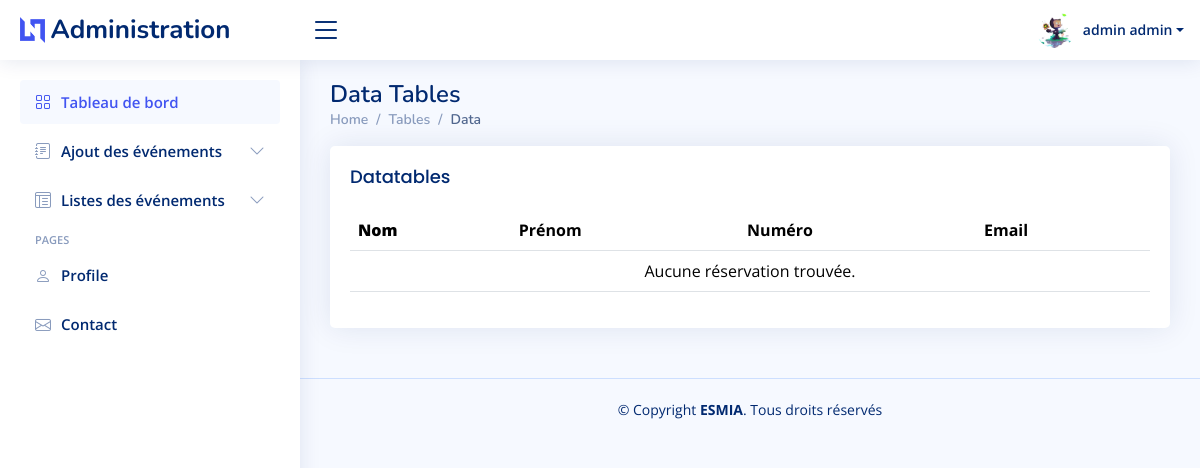
/administration/Liste-reservations/ (signed in), run on an earlier commit of the app's database.
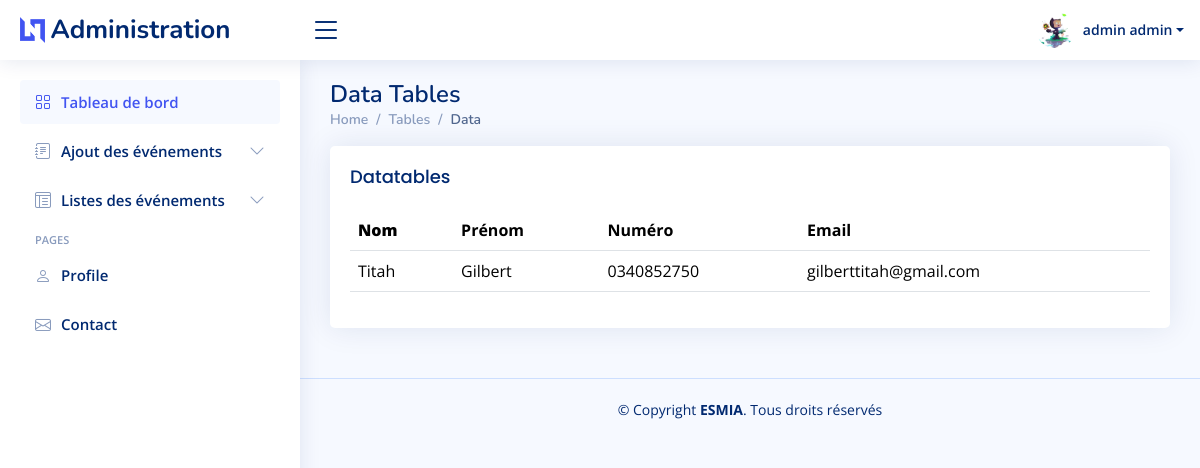
And on a later commit of the database.
### app/models.py (models this page shows, shortened)
class Reservation(models.Model):
    event = models.ForeignKey(Event, on_delete=models.CASCADE, related_name='reservations')
    user = models.ForeignKey(User, on_delete=models.SET_NULL, null=True, blank=True)  # Utilisateur connecté (optionnel)
    name = models.CharField(max_length=100)
    surname = models.CharField(max_length=100)
    phone_number = models.CharField(max_length=15)
    email = models.EmailField()
    reservation_date = models.DateTimeField(auto_now_add=True)

### app/views.py (the view)
# urls.py: path('administration/Liste-reservations/', liste_reservations, name='liste_reservations'),
@login_required
def liste_reservations(request):
    reservations = Reservation.objects.filter(user=request.user)
    return render(request, 'admin/layouts/liste_reservations.html', {
        'reservations': reservations
    })

### app/templates/admin/layouts/liste_reservations.html (shortened to what this page needs)
{% include 'layouts/admin/head_admin.html'%}
<body>
  {% include 'layouts/admin/header_admin.html'%}
  {% include 'layouts/admin/sidebar_admin.html'%}
  <main id="main" class="main">
    <div class="pagetitle">
      <h1>Data Tables</h1>
      <nav>
        <ol class="breadcrumb">
          <li class="breadcrumb-item"><a href="index.html">Home</a></li>
          <li class="breadcrumb-item">Tables</li>
          <li class="breadcrumb-item active">Data</li>
        </ol>
      </nav>
    </div>
    <section class="section">
      <div class="row">
        <div class="col-lg-12">
          <div class="card">
            <div class="card-body">
              <h5 class="card-title">Datatables</h5>
              <table class="table datatable">
                <thead>
                  <tr>
                    <th>
                      <b>Nom</b>
                    </th>
                    <th>Prénom</th>
                    <th>Numéro</th>
                    <th>Email</th>
                  </tr>
                </thead>
                <tbody>
                  {% for reservation in reservations %}
                  <tr>
                    <td>{{ reservation.name }}</td>
                    <td>{{ reservation.surname }}</td>
                    <td>{{ reservation.phone_number }}</td>
                    <td>{{ reservation.email }}</td>
                  </tr>
                  {% empty %}
                  <tr>
                    <td colspan="4" class="text-center">Aucune réservation trouvée.</td>
                  </tr>
                  {% endfor %}
                </tbody>
              </table>
            </div>
          </div>
        </div>
      </div>
    </section>
  </main>
  {% include 'layouts/admin/footer_admin.html'%}
</body>
</html>

What changed in the data, as far as the page shows it:
added Reservation: name "Titah", surname "Gilbert", phone_number "0340852750", email "gilberttitah@gmail.com"
Also different on the page:
text no longer shown: "Aucune réservation trouvée."
